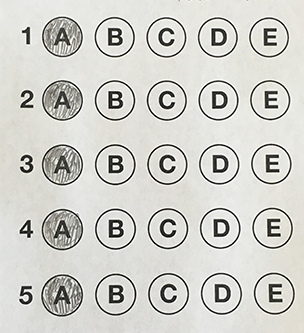
#> input picture test_02.png, 304 x 333 px; its folder holds only this picture in this run
$ python -i GUI.py   (imports and definitions only)
#> lines starting #> are read from the running program, lines starting #| are printed output that depends on the picture; after the words box and inside, x2 and y2 are one past the last pixel; in counts of white or black regions, pixels touching at a corner belong together
import cv2
import numpy as np
import matplotlib.pyplot as plt
from imutils import contours
import imutils
from tkinter import *
import tkinter.messagebox
import tkinter.filedialog

# LOAD IMAGE AND APPLY FILTERS TO IT

# [1 line not run here, left out]
# [1 line that did not run here, left out]
# [1 line not run here, left out]
def path():
        global path,image,blurring,edged,thresh
        path = tkinter.filedialog.askopenfile()
#> the answer given: test_02.png
        image = cv2.imread(path, cv2.IMREAD_GRAYSCALE)  # LOADING IMAGE FROM PATH
#> image: shape (333, 304); min 0, max 255, mean 207.2
        blurring = cv2.GaussianBlur(image, (3, 3), 0)  # FILTERING NOISE
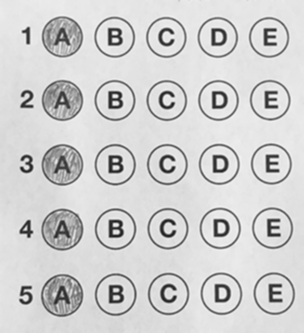
#> blurring: shape (333, 304); min 26, max 246, mean 207.3
        edged = cv2.Canny(blurring, 75, 200)  # EDGING CIRCLES AND FRAME
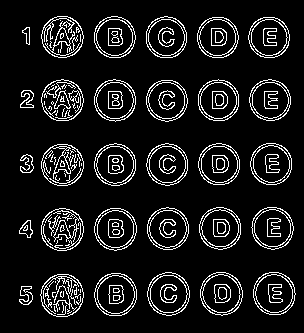
#> edged: shape (333, 304); 10% white in thin lines or dots, all inside (x1, y1, x2, y2) = (19, 16, 296, 317)
        thresh = cv2.threshold(edged, 0, 255, cv2.THRESH_BINARY_INV | cv2.THRESH_OTSU)[1]
        photo = PhotoImage(image)
#> (the run stopped early here; a loop or call above may not have finished)
